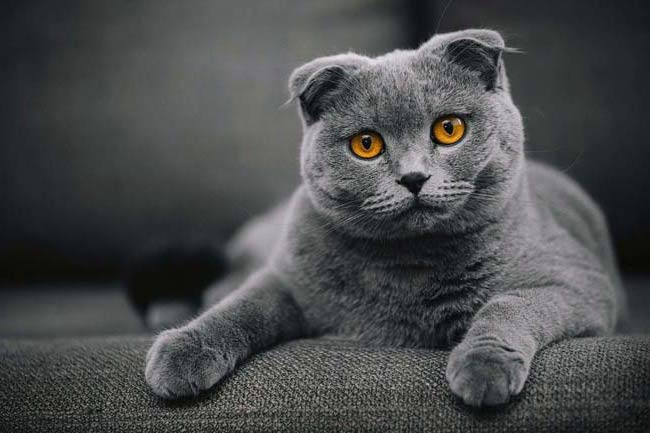
#> input picture 5_template_matching/cat.jpg, 650 x 433 px
$ python template_matching_spy.py
#> lines starting #> are read from the running program, lines starting #| are printed output that depends on the picture
import cv2
import matplotlib.pyplot as plt


#template matching: sablon esleme
img  = cv2.imread("cat.jpg", 0)
#> img: shape (433, 650); min 0, max 232, mean 74.7
print(img.shape)
#| (433, 650)
template = cv2.imread("cat_face.jpg", 0)
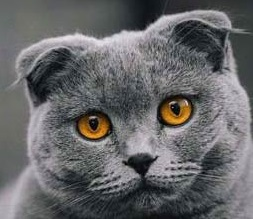
#> input picture 5_template_matching/cat_face.jpg, 253 x 219 px
#> template: shape (219, 253); min 0, max 232, mean 102.7
print(template.shape)
#| (219, 253)
h, w = template.shape
#> h = 219; w = 253


methods = ['cv2.TM_CCOEFF', 'cv2.TM_CCOEFF_NORMED', 'cv2.TM_CCORR',
            'cv2.TM_CCORR_NORMED', 'cv2.TM_SQDIFF', 'cv2.TM_SQDIFF_NORMED']

for meth in methods:

    method = eval(meth) # 'cv2.TM_CCOEFF' -> cv2.TM_CCOEFF

    res = cv2.matchTemplate(img, template, method)
    print(res.shape)
    min_val, max_val, min_loc, max_loc = cv2.minMaxLoc(res)

    if method in [cv2.TM_SQDIFF, cv2.TM_SQDIFF_NORMED]:
        top_left = min_loc
    else:
        top_left = max_loc

    bottom_right = (top_left[0] + w, top_left[1] + h)

    cv2.rectangle(img, top_left, bottom_right, 255, 2)

    plt.figure()
    plt.subplot(121), plt.imshow(res, cmap = "gray")
    plt.title("Eşleşen Sonuç"), plt.axis("off")
    plt.subplot(122), plt.imshow(img, cmap = "gray")
    plt.title("Tespit edilen Sonuç"), plt.axis("off")
    plt.suptitle(meth)

    plt.show()
#> this loop made 6 passes
#> (min_val, max_val, min_loc, max_loc) on passes 1 to 6: (-23226422, 111217472, (201, 161), (273, 19)), (-0.189, 0.837, (0, 128), (273, 19)), (305847296, 713471360, (0, 121), (273, 19)), (0.752, 0.972, (397, 11), (273, 19)), (43358208, 312288896, (273, 19), (0, 128)), (0.0591, 0.782, (273, 19), (0, 124))
#> pass 1, `res = cv2.matchTemplate(img, template, method)`:
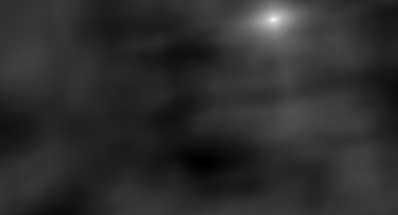
#> res: shape (215, 398) float32; min -23226422, max 111217472, mean 843687.8; drawn with min black and max white
#> pass 1, `plt.show()`:
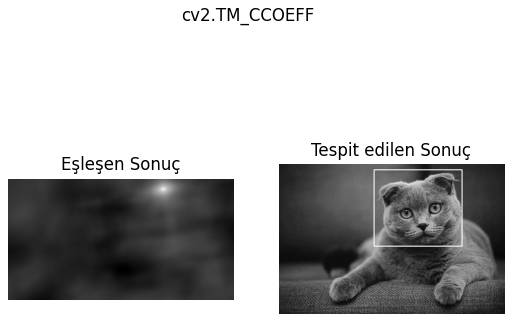
#> figure drawn by matplotlib, 2 panels
#> pass 3, `res = cv2.matchTemplate(img, template, method)`:
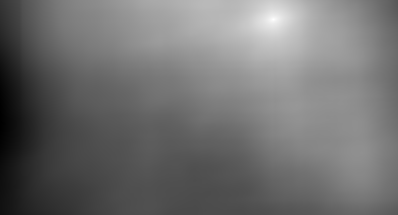
#> res: shape (215, 398) float32; min 305847296, max 713471360, mean 485288512; drawn with min black and max white
#> after the loop:
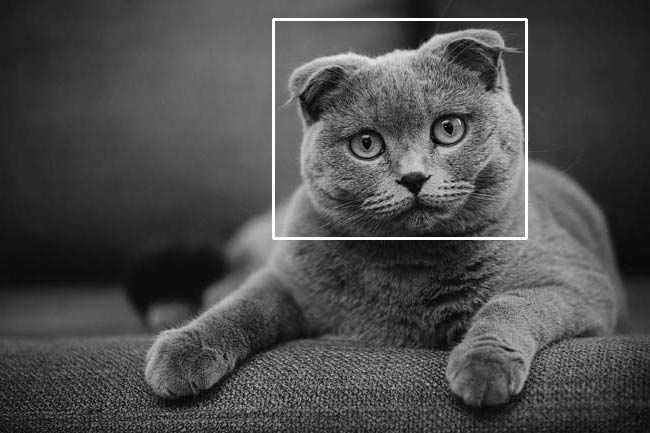
#> img: shape (433, 650); min 0, max 255, mean 76.4
#> after the loop:
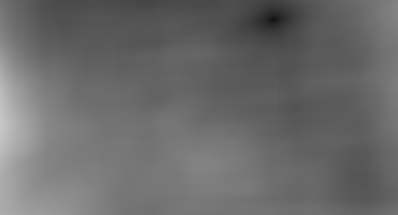
#> res: shape (215, 398) float32; min 0.0591, max 0.782, mean 0.42
